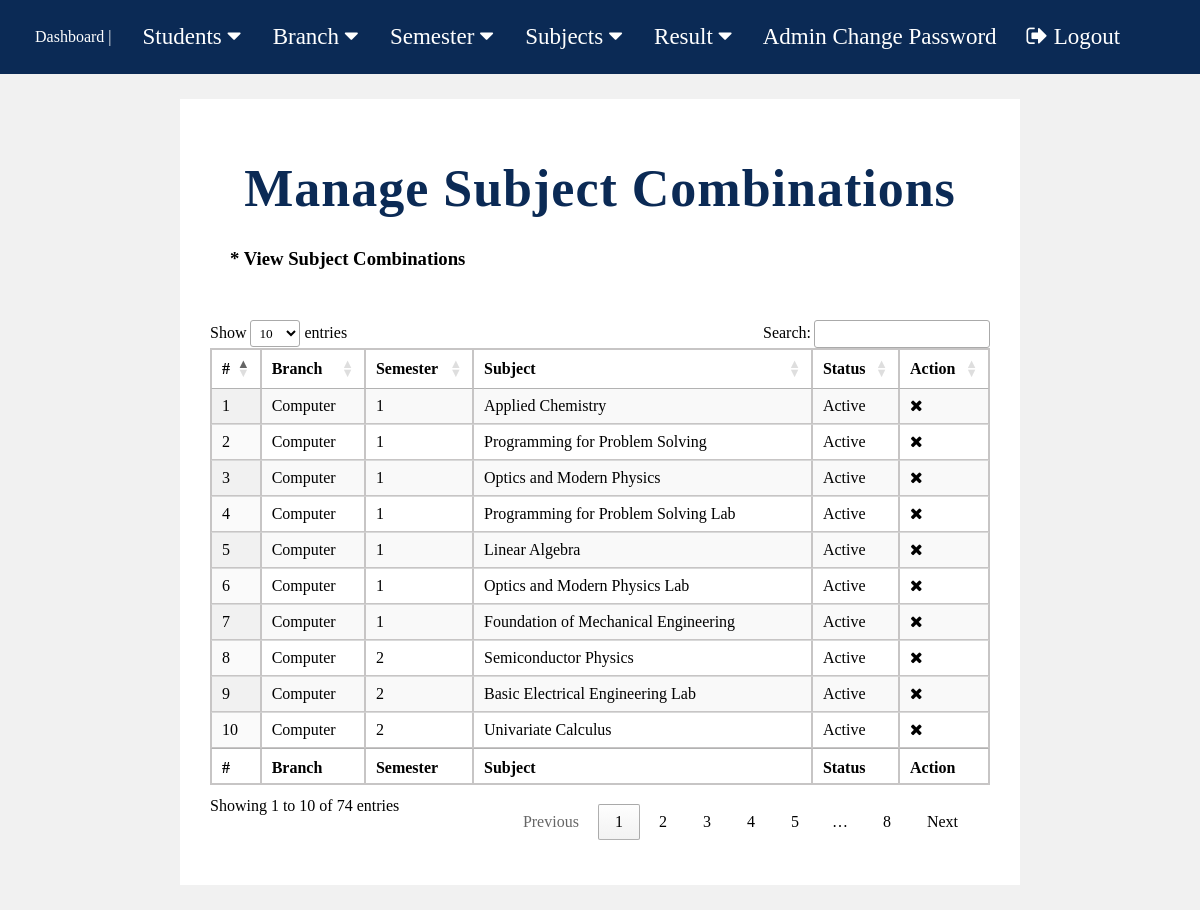
Page /manage-subjcomb.php (signed in) on the committed database.
### tables this page shows
CREATE TABLE `subject_comb` (
  `comb_id` int(200) NOT NULL,
  `branch_id` int(50) NOT NULL,
  `sem_id` int(9) NOT NULL,
  `subj_id` int(200) NOT NULL,
  `status` int(1) NOT NULL
);

CREATE TABLE `branch` (
  `branch_id` int(50) NOT NULL,
  `branch` varchar(100) NOT NULL
);

CREATE TABLE `semester` (
  `sem_id` int(9) NOT NULL,
  `semester` int(100) NOT NULL
);

CREATE TABLE `subjects` (
  `subj_id` int(200) NOT NULL,
  `subj_name` varchar(200) NOT NULL,
  `subj_code` varchar(100) NOT NULL,
  `status` int(1) NOT NULL
);

### manage-subjcomb.php (the view, shortened to what this page needs)
<?php
include "includes/connection.php";
?>
<!DOCTYPE html>
<html lang="en">
<head>
    <link rel="stylesheet" type="text/css" href="css/fp1.css?version=51">
	<link rel="stylesheet" href=
"https://cdn.datatables.net/1.10.22/css/jquery.dataTables.min.css" />
</head>
<body>
    <?php include "nav.php";?>
    <div class="m2">
        <h1 style="text-align:center;">Manage Subject Combinations</h1>
        <h3 style="margin : 20px; margin-bottom:50px">* View Subject Combinations</h3>
        <table id="tableID" class="display">
            <thead  >
                <tr >
                    <th >#</th>
                    <th>Branch</th>
                    <th>Semester</th>
                    <th>Subject</th>
                    <th>Status</th>
                    <th>Action</th>
                </tr>
            </thead>
            <tfoot>
                <tr>
                    <th >#</th>
                    <th>Branch</th>
                    <th>Semester</th>
                    <th>Subject</th>
                    <th>Status</th>
                    <th>Action</th>
                </tr>
            </tfoot>
            <tbody>
<?php
$sql = "SELECT branch.branch, semester.semester, subjects.subj_name, subject_comb.comb_id as scid, subject_comb.status from subject_comb join branch on subject_comb.branch_id = branch.branch_id join semester on subject_comb.sem_id = semester.sem_id join subjects on subjects.subj_id = subject_comb.subj_id order by semester";
$result = mysqli_query($conn, $sql);
$c = 1;
$num = mysqli_num_rows($result);
if($num > 0){
    while($row = mysqli_fetch_assoc($result)){
        ?>
        <tr>
            <td><?php echo $c;?></td>
            <td><?php echo $row['branch'];?></td>
            <td><?php echo $row['semester'];?></td>
            <td><?php echo $row['subj_name'];?></td>
            <td><?php if($row['status'] == 1){
                echo "Active";
            }
            else{
                echo "Blocked";
            };?></td>
<td>
<?php if($row['status']=='0')
{ ?>
<a href="manage-subjcomb.php?acid=<?php echo $row['scid'];?>" onclick="confirm('Do you really want to ativate this subject');"><i class="fa fa-check" title="Acticvate Record"></i> </a><?php } else {?>
<a href="manage-subjcomb.php?did=<?php echo $row['scid'];?>" onclick="confirm('Do you really want to deativate this subject');"><i class="fa fa-times" title="Deactivate Record"></i> </a>
<?php }?>
</td>
</tr>
        <?php
        $c++;
    }
}
?>
            </tbody>
        </table>
    </div>
</body>
</html>

### css/fp1.css (style rules this page uses)
body { background-color: rgb(241, 241, 241); margin: 0; }
table { border: 1px solid rgb(199, 197, 197); margin: auto auto; border-collapse: collapse; width: 95%; margin-bottom: 50px; }
th, td { border-collapse: collapse; padding: 8px; text-align: left; border: 1px solid rgb(199, 197, 197); border-collapse: collapse; }
th { text-align: left; }
a { text-decoration: none; color: black; }
.m2 { background-color:White; border: 30px solid white; margin : 25px auto; width: 65%; }

### css/nav.css (style rules this page uses)
* { font-family: 'Times New Roman', Times, serif; }
h1, .dashboard-heading { font-size: 52px; font-weight: 800; text-align: center; margin: 30px 0; color: #0b2a55; letter-spacing: 1px; }

### rows in the picture
subject_comb: branch.branch "Computer", sem.semester "1", subj.subj_name "Applied Chemistry", status "Active"
subject_comb: branch.branch "Computer", sem.semester "1", subj.subj_name "Programming for Problem Solving", status "Active"
subject_comb: branch.branch "Computer", sem.semester "1", subj.subj_name "Optics and Modern Physics", status "Active"
subject_comb: branch.branch "Computer", sem.semester "1", subj.subj_name "Programming for Problem Solving Lab", status "Active"
subject_comb: branch.branch "Computer", sem.semester "1", subj.subj_name "Linear Algebra", status "Active"
subject_comb: branch.branch "Computer", sem.semester "1", subj.subj_name "Optics and Modern Physics Lab", status "Active"
subject_comb: branch.branch "Computer", sem.semester "1", subj.subj_name "Foundation of Mechanical Engineering", status "Active"
subject_comb: branch.branch "Computer", sem.semester "2", subj.subj_name "Semiconductor Physics", status "Active"
subject_comb: branch.branch "Computer", sem.semester "2", subj.subj_name "Basic Electrical Engineering Lab", status "Active"
subject_comb: branch.branch "Computer", sem.semester "2", subj.subj_name "Univariate Calculus", status "Active"
